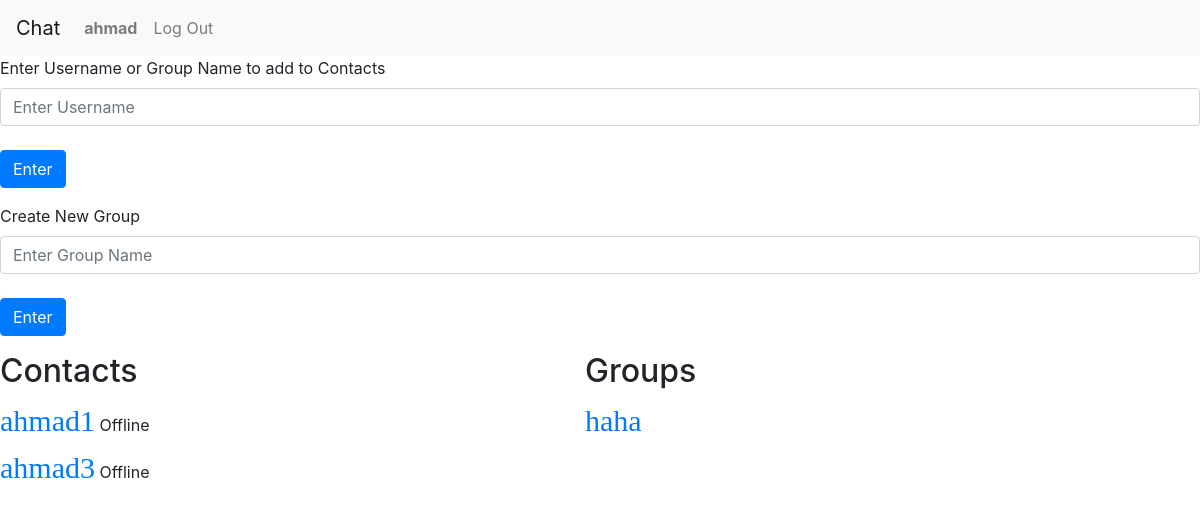
The page / (signed in) on the database its author committed.
### chat/models.py (models this page shows)
class User(AbstractUser):
    status = models.CharField(max_length=7,null=True)
    pass

class groups(models.Model):
    group_name = models.CharField(max_length=20)

### chat/views.py (the view)
# urls.py: path('', views.index, name='index'),
def index(request):
    lx=""
    dj=[]
    jb=[]
    lq=""
    if request.user.is_authenticated:
        lx = contacts.objects.filter(User_id=request.user.id)
        lq = groupcontact.objects.filter(members=request.user.id)
        for nb in lq:
            jb.append(groups.objects.get(id=nb.group_id))
        for kn in lx:
            dj.append(User.objects.get(username=kn.contact))
    return render(request, "chat/index.html",{
    "contacts":dj,
    "groups":jb
})

### chat/templates/chat/index.html (shortened to what this page needs)
{% extends "chat/layout.html" %}
{% block body %}
<!DOCTYPE html>
<html>
<head>
</head>
<body>
    {% if user.is_authenticated %}
    <form>
        <div class="form-group">
            <label id="text">Enter Username or Group Name to add to Contacts</label>
    <input type="text" class="form-control" id="room-name-input" placeholder="Enter Username">
    <br>
    <input id="room-name-submit" class="btn btn-primary" type="button" value="Enter">
</div>
</form>
<form>
    <div class="form-group">
        <label id="text">Create New Group</label>
<input type="text" class="form-control" id="group-name-input" placeholder="Enter Group Name">
<br>
<input id="group-name-submit" class="btn btn-primary" type="button" value="Enter">
</div>
</form>
<div class="container">
    <div class="row">
      <div class="col-lg">
        <h2 id="hx2">Contacts</h2>
        {% for contact in contacts %}
    <div class="contacts">
        <a href="{% url 'contact' name=contact.username   %}" class="username">{{ contact.username }}</a>
        <label id="status">{{ contact.status }}</label>
    </div>
    {% endfor %}
      </div>
      <div class="col-lg">
        <h2 id="hx3">Groups</h2>
        {% for group in groups  %}
    <div class="groups">
        <a href="{% url 'contact' name=group.group_name   %}" class="username">{{ group.group_name }}</a>
    </div>
    {% endfor %}
</div>
      </div>
    </div>
    {% endif %}
    {% endblock %}

### chat/templates/chat/layout.html (shortened to what this page needs)
{% load static %}
<!DOCTYPE html>
<html lang="en">
    <head>
        <link rel="stylesheet" href="https://stackpath.bootstrapcdn.com/bootstrap/4.4.1/css/bootstrap.min.css">
        <link href="{% static 'chat/styles.css' %}" rel="stylesheet">
    </head>
    <body>
        <nav class="navbar navbar-expand-xl navbar-light bg-light">
            <a class="navbar-brand" href="#">Chat</a>
            <div>
              <ul class="navbar-nav mr-auto">
                {% if user.is_authenticated %}
                    <li class="nav-item">
                        <a class="nav-link" id="usercx"><strong>{{ user.username }}</strong></a>
                    </li>
                {% endif %}
                {% if user.is_authenticated %}
                    <li class="nav-item">
                        <a class="nav-link" href="{% url 'logout' %}">Log Out</a>
                    </li>
                {% endif %}
              </ul>
            </div>
          </nav>
        <div class="body">
            {% block body %}
            {% endblock %}
        </div>
    </body>
</html>

### chat/static/chat/styles.css (style rules this page uses)
.contacts { grid-column-start:0; grid-column-end:1; border-color: gray; }
.username { font-size: 30px; font-family: 'Times New Roman', Times, serif; display: inline; }
#hx2 { grid-column-start: 0; grid-column-end: 1; }
#hx3 { grid-column-start: 0; grid-column-end: 1; }
.groups { grid-column-start:0; grid-column-end:1; }
.container { padding: 0px; margin: 0px; }

### rows shown on the page
User: username "ahmad"
User: username "ahmad1", status "Offline"
User: username "ahmad3", status "Offline"
groups: group_name "haha"
